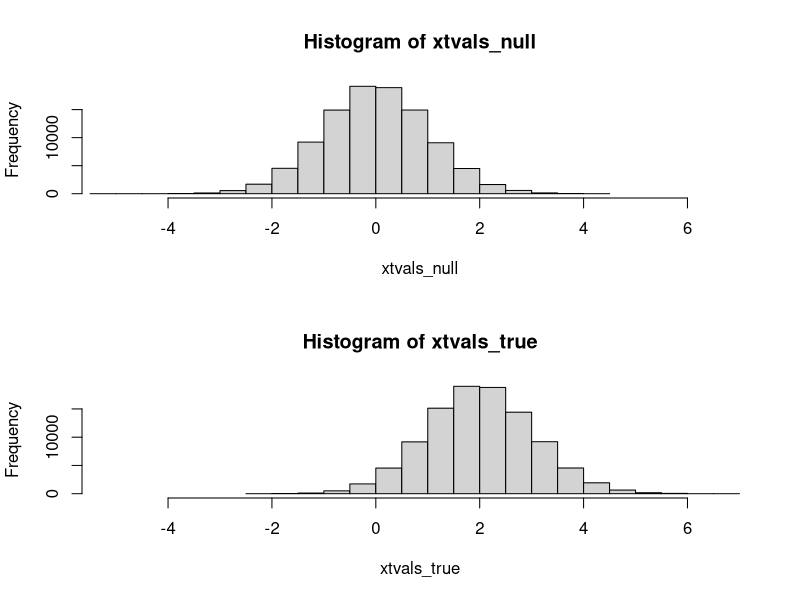
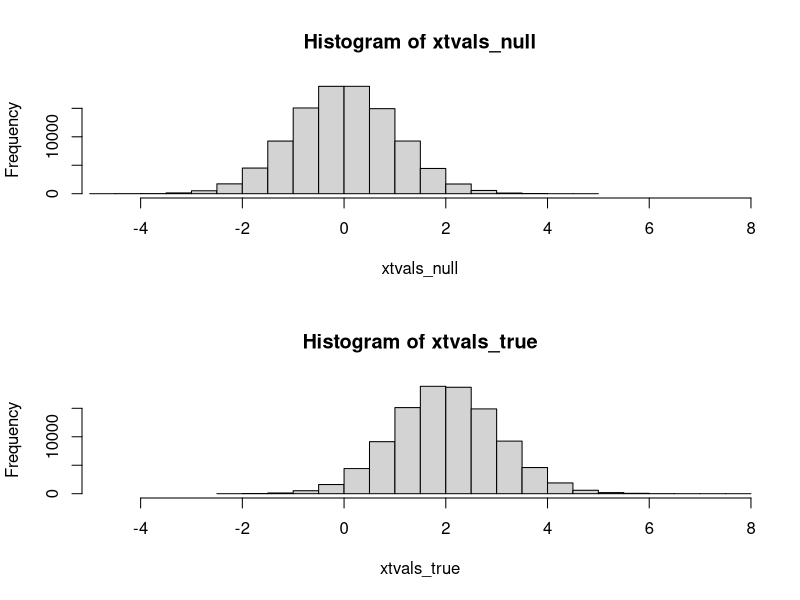

Reproduce these figures in R, in order.


options(stringsAsFactors=FALSE, width=350)


####### make sure in working directory
##source("___f_funs.R")



############# sim data

set.seed(777)

xsigma <- 1

n <- 100

xrndAssignDom <- c("Control", "Tx")

H0delta <- 0
HtrueDelta <- 0.4



nn <- 100000



xtvals_null <- rep(NA, nn)
xtvals_true <- rep(NA, nn)

for(i in 1:nn) {
    
    x <- sample(xrndAssignDom, size=n, replace=TRUE)
    
    maskC <- x %in% c("Control")
    maskTx <- x %in% c("Tx")
    
        nC <- sum(maskC)
        nTx <- sum(maskTx)
    
    y_null <- numeric(n)
    y_null[ maskC ] <- rnorm(nC, 0, xsigma)
    y_null[ maskTx ] <- rnorm(nTx, H0delta, xsigma)

    s2pooled_null <- ((nC-1)*var(y_null[ maskC ]) + (nTx-1)*var(y_null[ maskTx ])) / (nC + nTx - 2)
    tval_null <- (mean(y_null[ maskTx ]) - mean(y_null[ maskC ]) - H0delta) / sqrt( s2pooled_null * (1/nC + 1/nTx) ) ### correct
    xtvals_null[i] <- tval_null
    
    
    
    y_true <- numeric(n)
    y_true[ maskC ] <- rnorm(sum(maskC), 0, xsigma)
    y_true[ maskTx ] <- rnorm(sum(maskTx), HtrueDelta, xsigma)
    
    s2pooled_true <- ((nC-1)*var(y_true[ maskC ]) + (nTx-1)*var(y_true[ maskTx ])) / (nC + nTx - 2)
    tval_true <- (mean(y_true[ maskTx ]) - mean(y_true[ maskC ]) - H0delta) / sqrt( s2pooled_true * (1/nC + 1/nTx) ) ### correct
    xtvals_true[i] <- tval_true
    
    
}

par(mfrow=c(2,1))
xlims <- range( c( xtvals_null, xtvals_true) )
hist(xtvals_null, xlim=xlims)
hist(xtvals_true, xlim=xlims)


tcrit <- quantile(xtvals_null, 0.99) ; tcrit

sum(xtvals_true > tcrit) / nn






########## non-fully random assignment -- 50 each

xtvals_null <- rep(NA, nn)
xtvals_true <- rep(NA, nn)

for(i in 1:nn) {
    
    x <- rep_len( xrndAssignDom, n )
    
    maskC <- x %in% c("Control")
    maskTx <- x %in% c("Tx")
    
        nC <- sum(maskC)
        nTx <- sum(maskTx)
    
    y_null <- numeric(n)
    y_null[ maskC ] <- rnorm(nC, 0, xsigma)
    y_null[ maskTx ] <- rnorm(nTx, H0delta, xsigma)

    s2pooled_null <- ((nC-1)*var(y_null[ maskC ]) + (nTx-1)*var(y_null[ maskTx ])) / (nC + nTx - 2)
    tval_null <- (mean(y_null[ maskTx ]) - mean(y_null[ maskC ]) - H0delta) / sqrt( s2pooled_null * (1/nC + 1/nTx) ) ### correct
    xtvals_null[i] <- tval_null
    
    
    
    y_true <- numeric(n)
    y_true[ maskC ] <- rnorm(sum(maskC), 0, xsigma)
    y_true[ maskTx ] <- rnorm(sum(maskTx), HtrueDelta, xsigma)
    
    s2pooled_true <- ((nC-1)*var(y_true[ maskC ]) + (nTx-1)*var(y_true[ maskTx ])) / (nC + nTx - 2)
    tval_true <- (mean(y_true[ maskTx ]) - mean(y_true[ maskC ]) - H0delta) / sqrt( s2pooled_true * (1/nC + 1/nTx) ) ### correct
    xtvals_true[i] <- tval_true
    
    
}

par(mfrow=c(2,1))
xlims <- range( c( xtvals_null, xtvals_true) )
hist(xtvals_null, xlim=xlims)
hist(xtvals_true, xlim=xlims)


tcrit <- quantile(xtvals_null, 0.99) ; tcrit

sum(xtvals_true > tcrit) / nn






